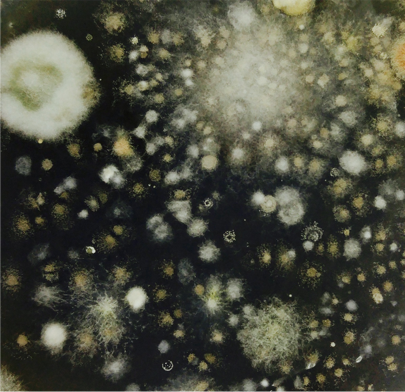
#> input picture image.png, 405 x 392 px
$ jupyter execute --allow-errors image-scramble.ipynb   (shell and % lines are left out)
#> lines starting #> are read from the running program, lines starting #| are printed output that depends on the picture
# Scramble an image for Amy

Turns out there are many ways to 'scramble an image':

https://stackoverflow.com/questions/14593441/how-to-reorder-pixels

https://codegolf.stackexchange.com/questions/35005/rearrange-pixels-in-image-so-it-cant-be-recognized-and-then-get-it-back

[cell 1]
import matplotlib.pyplot as plt
from PIL import Image
import random

[cell 2]
img = Image.open('image.png')
#> img is the input picture: PIL image 405x392 RGBA; mean R, G, B, A 75, 76.1, 62.6, 254.6
print(img.mode, img.size) #RGBA
#| RGBA (405, 392)

[cell 3]
plt.imshow(img)

[cell 4]
# borrowed from: https://stackoverflow.com/questions/14593441/how-to-reorder-pixels
BLOCKLEN = 1

width, height = img.size
#> width = 405; height = 392

xblock = int(width / BLOCKLEN)
#> xblock = 405
yblock = int(height / BLOCKLEN)
#> yblock = 392
blockmap = [(xb*BLOCKLEN, yb*BLOCKLEN, (xb+1)*BLOCKLEN, (yb+1)*BLOCKLEN)
        for xb in range(xblock) for yb in range(yblock)]

shuffle = list(blockmap)
random.shuffle(shuffle)

result = Image.new(img.mode, (width, height))
#> result: PIL image 405x392 RGBA; every value is 0
for box, sbox in zip(blockmap, shuffle):
    c = img.crop(sbox)
    result.paste(c, box)
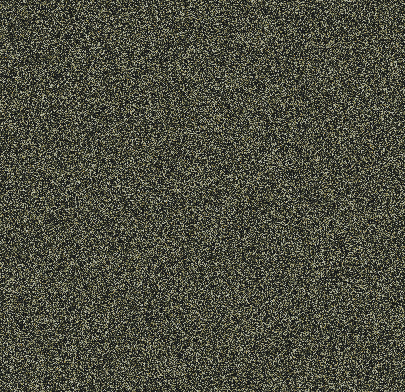
#> result: PIL image 405x392 RGBA; mean R, G, B, A 75, 76.1, 62.6, 254.6; transparent parts drawn white

[cell 5]
# plot the scrambled version
plt.imshow(result)

#> (a cell that did not finish here is left out)

[cell 7]
# Verify saved as RGBA
img = Image.open('scrambled.png')
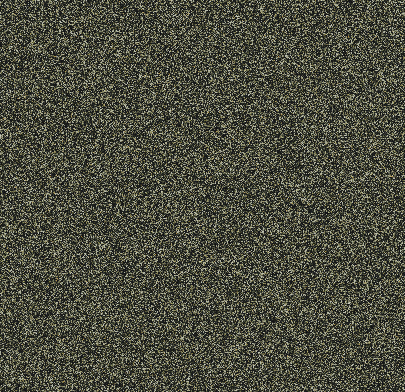
#> input picture scrambled.png, 405 x 392 px
#> img is the input picture: PIL image 405x392 RGBA; mean R, G, B, A 75, 76.1, 62.6, 254.6
print(img.mode, img.size) #RGBA
#| RGBA (405, 392)
